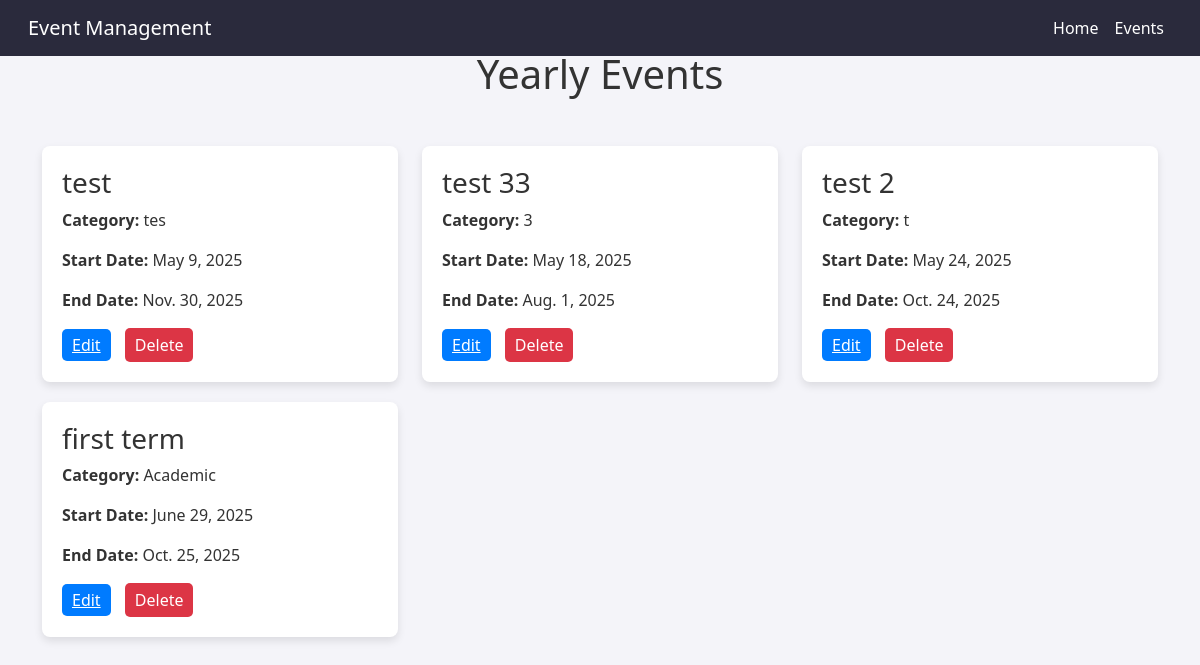
The page /yearly_event_list/ on the database its author committed.
### school_app/models.py (models this page shows, shortened)
class YearlyEvent(models.Model):
    CATEGORY_CHOICES = [
        ("Exam", "Exam"),
        ("Meeting", "Meeting"),
        ("Extracurricular", "Extracurricular"),
        ("Other", "Other"),
    ]
    title = models.CharField(max_length=255)
    category = models.CharField(max_length=50, choices=CATEGORY_CHOICES, default="Other")
    start_date = models.DateField()
    end_date = models.DateField()

### school_app/views.py (the view)
# urls.py: path('yearly_event_list/', views.event_list, name='yearly_event_list'),
def event_list(request):
    selected_event_label = request.GET.get('event', None)
    if selected_event_label:
        event = YearlyEvent.objects.filter(name=selected_event_label).first()
    else:
        event = None
    events = YearlyEvent.objects.all().order_by('start_date')
    return render(request, 'school_management/event_list.html', {
        'events': events,
        'selected_event': event
    })

### school_app/templates/school_management/event_list.html (shortened to what this page needs)
<!DOCTYPE html>
<html lang="en">
<head>
    <link rel="stylesheet" href="https://cdn.jsdelivr.net/npm/bootstrap@5.3.0/dist/css/bootstrap.min.css">
</head>
<body>
    <nav class="navbar navbar-expand-lg navbar-dark navbar-custom fixed-top">
        <div class="container-fluid">
            <a class="navbar-brand" href="#">Event Management</a>
            <div class="collapse navbar-collapse" id="navbarNav">
                <ul class="navbar-nav ms-auto">
                    <li class="nav-item"><a class="nav-link" href="/">Home</a></li>
                    <li class="nav-item"><a class="nav-link" href="/yearly_event_list">Events</a></li>
                </ul>
            </div>
        </div>
    </nav>
    <div class="container">
        <h1 class="text-center mb-5">Yearly Events</h1>
        {% if events %}
            <div class="row">
                {% for event in events %}
                    <div class="col-md-4" id="event-{{ event.id }}">
                        <div class="event-card">
                            <h3>{{ event.title }}</h3>
                            <p><strong>Category:</strong> {{ event.get_category_display }}</p>
                            <p><strong>Start Date:</strong> {{ event.start_date }}</p>
                            <p><strong>End Date:</strong> {{ event.end_date }}</p>
                            <a href="{% url 'edit_event' event.id %}" class="edit-btn">Edit</a>
                            <button class="delete-btn" data-event-id="{{ event.id }}">Delete</button>
                        </div>
                    </div>
                {% endfor %}
            </div>
        {% else %}
            <p>No events available.</p>
        {% endif %}
    </div>
</body>
</html>

### school_app/templates/school_management/event_list.html (style rules this page uses)
body { background-color: #f4f4f9; color: #333; padding-top: 50px; }
.navbar-custom { background-color: #2a2a3c; padding: 0.5rem 1rem; }
.navbar-custom .nav-link { color: #ffffff; font-size: 1rem; padding: 0.5rem; }
.event-card { background-color: #ffffff; box-shadow: 0 4px 8px rgba(0, 0, 0, 0.1); margin-bottom: 20px; border-radius: 8px; padding: 20px; }
h1, h3 { color: #333; }
.delete-btn, .edit-btn { background-color: #dc3545; color: white; border: none; padding: 5px 10px; cursor: pointer; border-radius: 5px; margin-right: 10px; }
.edit-btn { background-color: #007bff; }

### rows shown on the page
YearlyEvent: title "test", category "tes", start_date "May 9, 2025", end_date "Nov. 30, 2025"
YearlyEvent: title "test 33", category "3", start_date "May 18, 2025", end_date "Aug. 1, 2025"
YearlyEvent: title "test 2", category "t", start_date "May 24, 2025", end_date "Oct. 24, 2025"
YearlyEvent: title "first term", category "Academic", start_date "June 29, 2025", end_date "Oct. 25, 2025"
